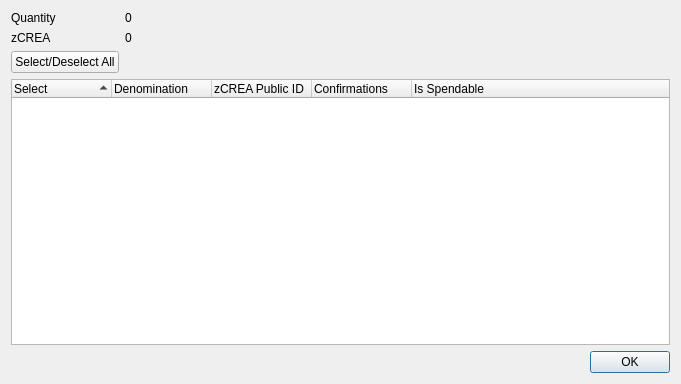
<?xml version="1.0" encoding="UTF-8"?>
<ui version="4.0">
 <class>ZAMSControlDialog</class>
 <widget class="QDialog" name="ZAMSControlDialog">
  <property name="geometry">
   <rect>
    <x>0</x>
    <y>0</y>
    <width>681</width>
    <height>384</height>
   </rect>
  </property>
  <property name="minimumSize">
   <size>
    <width>681</width>
    <height>384</height>
   </size>
  </property>
  <property name="windowTitle">
   <string>Select zCREA to Spend</string>
  </property>
  <layout class="QGridLayout" name="gridLayout">
   <item row="0" column="0">
    <layout class="QFormLayout" name="formLayout">
     <property name="sizeConstraint">
      <enum>QLayout::SetDefaultConstraint</enum>
     </property>
     <item row="0" column="0">
      <widget class="QLabel" name="labelQuantity">
       <property name="text">
        <string>Quantity</string>
       </property>
      </widget>
     </item>
     <item row="0" column="1">
      <widget class="QLabel" name="labelQuantity_int">
       <property name="text">
        <string>0</string>
       </property>
      </widget>
     </item>
     <item row="1" column="0">
      <widget class="QLabel" name="labelZAMS">
       <property name="text">
        <string>zCREA</string>
       </property>
      </widget>
     </item>
     <item row="1" column="1">
      <widget class="QLabel" name="labelZAMS_int">
       <property name="text">
        <string>0</string>
       </property>
      </widget>
     </item>
     <item row="2" column="0">
      <widget class="QPushButton" name="pushButtonAll">
       <property name="text">
        <string>Select/Deselect All</string>
       </property>
      </widget>
     </item>
    </layout>
   </item>
   <item row="1" column="0">
    <layout class="QVBoxLayout" name="verticalLayout">
     <item>
      <widget class="QTreeWidget" name="treeWidget">
       <property name="minimumSize">
        <size>
         <width>0</width>
         <height>250</height>
        </size>
       </property>
       <property name="alternatingRowColors">
        <bool>true</bool>
       </property>
       <property name="sortingEnabled">
        <bool>true</bool>
       </property>
       <property name="columnCount">
        <number>5</number>
       </property>
       <attribute name="headerDefaultSectionSize">
        <number>100</number>
       </attribute>
       <column>
        <property name="text">
         <string notr="true">Select</string>
        </property>
       </column>
       <column>
        <property name="text">
         <string notr="true">Denomination</string>
        </property>
       </column>
       <column>
        <property name="text">
         <string notr="true">zCREA Public ID</string>
        </property>
       </column>
       <column>
        <property name="text">
         <string notr="true">Confirmations</string>
        </property>
       </column>
       <column>
        <property name="text">
         <string>Is Spendable</string>
        </property>
       </column>
      </widget>
     </item>
     <item>
      <widget class="QDialogButtonBox" name="buttonBox">
       <property name="orientation">
        <enum>Qt::Horizontal</enum>
       </property>
       <property name="standardButtons">
        <set>QDialogButtonBox::Ok</set>
       </property>
      </widget>
     </item>
    </layout>
   </item>
  </layout>
 </widget>
 <resources/>
 <connections>
  <connection>
   <sender>buttonBox</sender>
   <signal>accepted()</signal>
   <receiver>ZAMSControlDialog</receiver>
   <slot>accept()</slot>
   <hints>
    <hint type="sourcelabel">
     <x>248</x>
     <y>254</y>
    </hint>
    <hint type="destinationlabel">
     <x>157</x>
     <y>274</y>
    </hint>
   </hints>
  </connection>
  <connection>
   <sender>buttonBox</sender>
   <signal>rejected()</signal>
   <receiver>ZAMSControlDialog</receiver>
   <slot>reject()</slot>
   <hints>
    <hint type="sourcelabel">
     <x>316</x>
     <y>260</y>
    </hint>
    <hint type="destinationlabel">
     <x>286</x>
     <y>274</y>
    </hint>
   </hints>
  </connection>
 </connections>
</ui>
